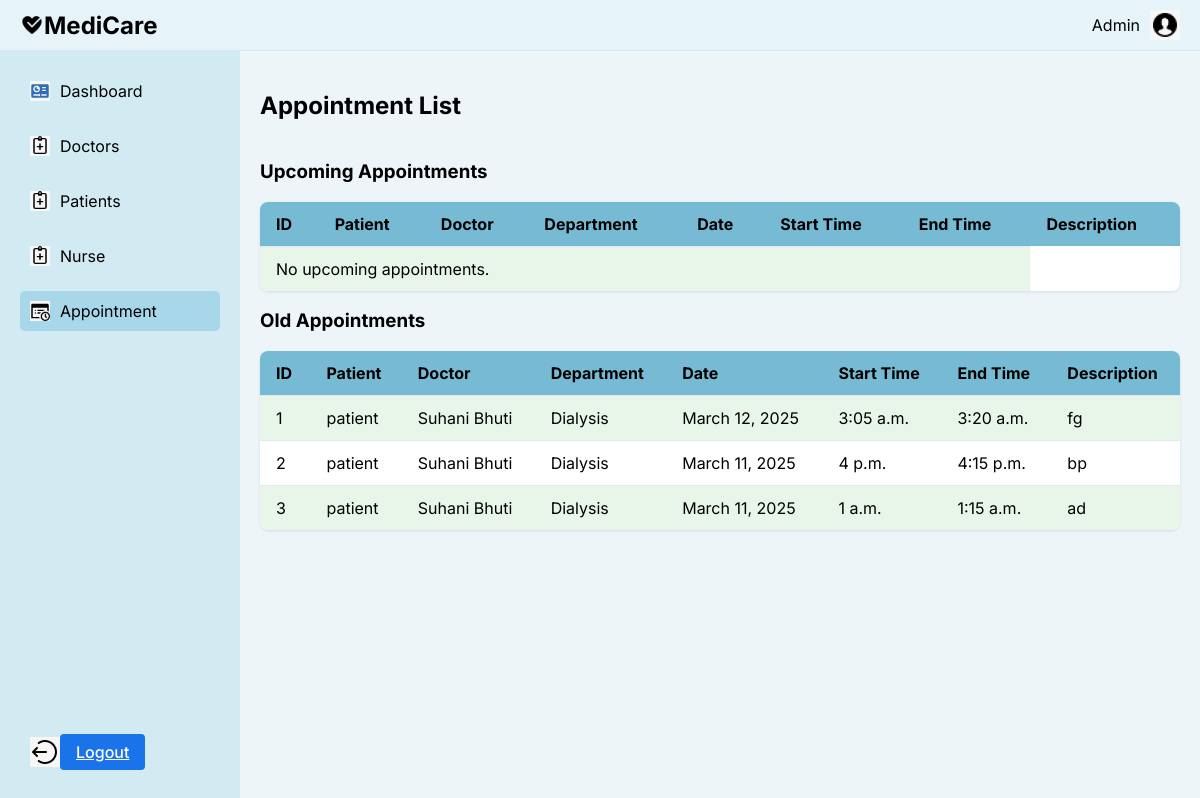
The app's page /accounts/ad_app/, older data.
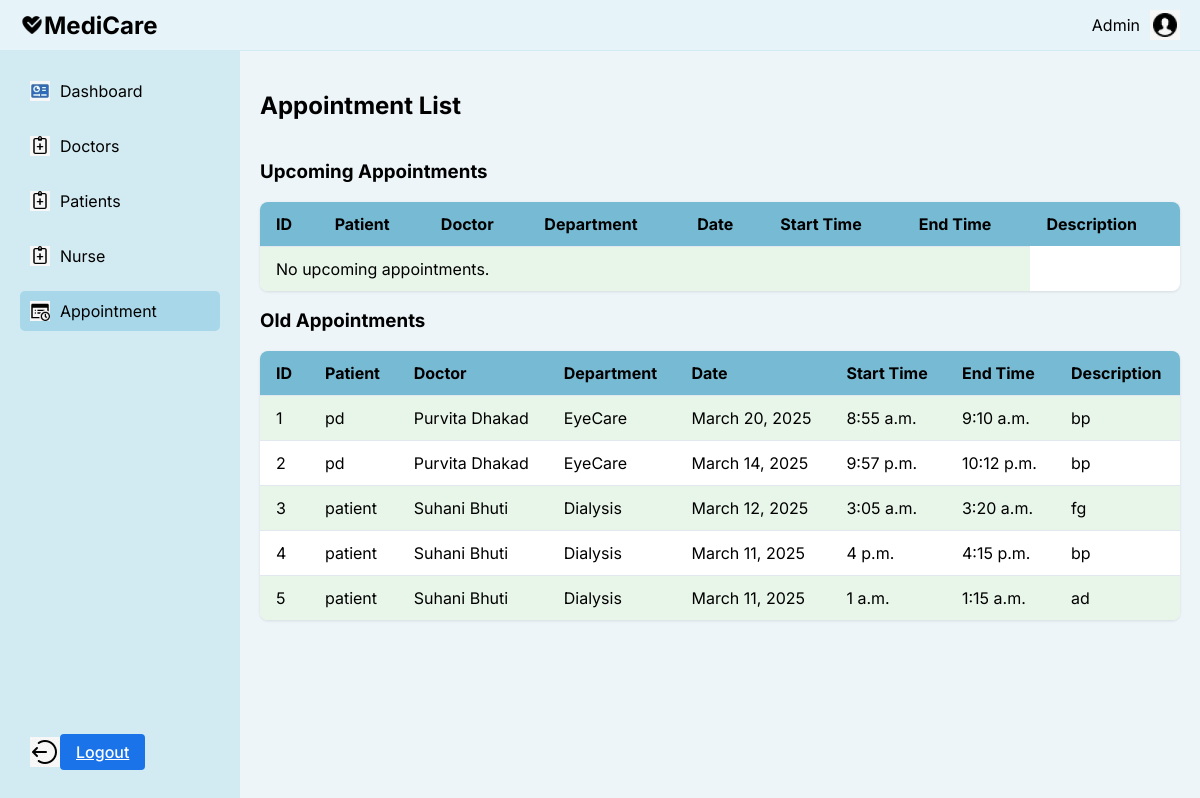
The same page, newer data.
### accounts/models.py (models this page shows, shortened)
class Appointment(models.Model):
    doctor = models.ForeignKey(StaffD, on_delete=models.CASCADE)
    patient = models.ForeignKey(User, on_delete=models.CASCADE)
    date = models.DateField()
    start_time = models.TimeField()
    end_time = models.TimeField()
    description = models.TextField()
    class Meta:
        unique_together = ('doctor', 'date', 'start_time')

class User(AbstractUser):
    PATIENT = 'patient'
    DOCTOR = 'doctor'
    NURSE = 'nurse'
    ADMIN = 'admin'
    ROLE_CHOICES = [
        (PATIENT, 'Patient'),
        (DOCTOR, 'Doctor'),
        (NURSE, 'Nurse'),
        (ADMIN, 'Admin'),
    ]
    role = models.CharField(max_length=10, choices=ROLE_CHOICES, default=PATIENT)

class StaffD(models.Model):
    user = models.OneToOneField(User, on_delete=models.CASCADE, related_name='staff_profile', default=1)
    full_name = models.CharField(max_length=100)
    email = models.EmailField(unique=True, null=True, blank=True)
    mobile_number = models.CharField(max_length=15)
    gender = models.CharField(max_length=10)
    age = models.PositiveIntegerField()
    department = models.CharField(max_length=50)
    specialization = models.CharField(max_length=100)
    qualification = models.CharField(max_length=100)
    years_of_experience = models.CharField(max_length=10)

### accounts/views.py (the view)
# urls.py: path('ad_app/', views.ad_app, name='ad_app'),
def ad_app(request):
    current_time = timezone.now()
    upcoming_appointments = Appointment.objects.filter(
        date__gt=current_time.date()
    ).exclude(
        date=current_time.date(), start_time__lte=current_time.time()
    ).order_by('date', 'start_time')
    old_appointments = Appointment.objects.filter(
        date__lt=current_time.date()
    ).exclude(
        date=current_time.date(), start_time__gt=current_time.time()
    ).order_by('-date', '-start_time')
    context = {
        'upcoming_appointments': upcoming_appointments,
        'old_appointments': old_appointments,
    }
    return render(request, 'accounts/ad_app.html', context)

### accounts/context_processors.py (called while the page is built)
def media_url(request):
    return {
        'MEDIA_URL': settings.MEDIA_URL,
    }

### templates/accounts/ad_app.html (shortened to what the changed rows need)
<!DOCTYPE html>
<html lang="en">
<head>
</head>
<body>
    <div class="container">
        <div class="content">
            <div class="main-content">
                <div class="section-header">
                    <h2>Appointment List</h2>
                </div>
                <div class="table-container">
                    <table>
                        <thead>
                            <tr>
                                <th>ID</th>
                                <th>Patient</th>
                                <th>Doctor</th>
                                <th>Department</th>
                                <th>Date</th>
                                <th>Start Time</th>
                                <th>End Time</th>
                                <th>Description</th>
                            </tr>
                        </thead>
                    </table>
                </div>
                <div class="table-container">
                    <table>
                        <thead>
                            <tr>
                                <th>ID</th>
                                <th>Patient</th>
                                <th>Doctor</th>
                                <th>Department</th>
                                <th>Date</th>
                                <th>Start Time</th>
                                <th>End Time</th>
                                <th>Description</th>
                            </tr>
                        </thead>
                        <tbody>
                            {% for appointment in old_appointments %}
                            <tr>
                                <td>{{ forloop.counter }}</td>
                                <td>{{ appointment.patient.username }}</td>
                                <td>{{ appointment.doctor.full_name }}</td>
                                <td>{{ appointment.doctor.department }}</td>
                                <td>{{ appointment.date }}</td>
                                <td>{{ appointment.start_time }}</td>
                                <td>{{ appointment.end_time }}</td>
                                <td>{{ appointment.description }}</td>
                            </tr>
                            {% empty %}
                            <tr>
                                <td colspan="7">No old appointments.</td>
                            </tr>
                            {% endfor %}
                        </tbody>
                    </table>
                </div>
            </div>
        </div>
    </div>
</body>
</html>

Row changes from the older to the newer data that the page shows:
added Appointment: patient.username "pd", doctor.full_name "Purvita Dhakad", doctor.department "EyeCare", date "March 20, 2025", start_time "8:55 a.m.", end_time "9:10 a.m.", description "bp"
added Appointment: patient.username "pd", doctor.full_name "Purvita Dhakad", doctor.department "EyeCare", date "March 14, 2025", start_time "9:57 p.m.", end_time "10:12 p.m.", description "bp"
